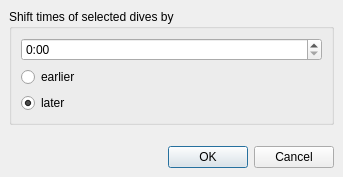
<?xml version="1.0" encoding="UTF-8"?>
<ui version="4.0">
 <class>ShiftTimesDialog</class>
 <widget class="QDialog" name="ShiftTimesDialog">
  <property name="windowModality">
   <enum>Qt::WindowModal</enum>
  </property>
  <property name="geometry">
   <rect>
    <x>0</x>
    <y>0</y>
    <width>343</width>
    <height>177</height>
   </rect>
  </property>
  <property name="sizePolicy">
   <sizepolicy hsizetype="Minimum" vsizetype="Minimum">
    <horstretch>0</horstretch>
    <verstretch>0</verstretch>
   </sizepolicy>
  </property>
  <property name="windowTitle">
   <string>Shift selected times</string>
  </property>
  <property name="windowIcon">
   <iconset>
    <normalon>:/subsurface-icon</normalon>
   </iconset>
  </property>
  <layout class="QVBoxLayout" name="verticalLayout_2">
   <property name="spacing">
    <number>6</number>
   </property>
   <property name="leftMargin">
    <number>9</number>
   </property>
   <property name="topMargin">
    <number>9</number>
   </property>
   <property name="rightMargin">
    <number>9</number>
   </property>
   <property name="bottomMargin">
    <number>9</number>
   </property>
   <item alignment="Qt::AlignTop">
    <widget class="QGroupBox" name="groupBox">
     <property name="title">
      <string>Shift times of selected dives by</string>
     </property>
     <layout class="QVBoxLayout" name="verticalLayout">
      <property name="spacing">
       <number>6</number>
      </property>
      <property name="leftMargin">
       <number>9</number>
      </property>
      <property name="topMargin">
       <number>9</number>
      </property>
      <property name="rightMargin">
       <number>9</number>
      </property>
      <property name="bottomMargin">
       <number>9</number>
      </property>
      <item>
       <widget class="QTimeEdit" name="timeEdit">
        <property name="date">
         <date>
          <year>2000</year>
          <month>1</month>
          <day>1</day>
         </date>
        </property>
        <property name="minimumDateTime">
         <datetime>
          <hour>0</hour>
          <minute>0</minute>
          <second>0</second>
          <year>2000</year>
          <month>1</month>
          <day>1</day>
         </datetime>
        </property>
        <property name="maximumDate">
         <date>
          <year>2000</year>
          <month>1</month>
          <day>1</day>
         </date>
        </property>
        <property name="displayFormat">
         <string>h:mm</string>
        </property>
        <property name="timeSpec">
         <enum>Qt::LocalTime</enum>
        </property>
       </widget>
      </item>
      <item>
       <widget class="QRadioButton" name="backwards">
        <property name="text">
         <string>earlier</string>
        </property>
       </widget>
      </item>
      <item>
       <widget class="QRadioButton" name="forward">
        <property name="text">
         <string>later</string>
        </property>
        <property name="checked">
         <bool>true</bool>
        </property>
       </widget>
      </item>
     </layout>
    </widget>
   </item>
   <item>
    <widget class="QDialogButtonBox" name="buttonBox">
     <property name="orientation">
      <enum>Qt::Horizontal</enum>
     </property>
     <property name="standardButtons">
      <set>QDialogButtonBox::Cancel|QDialogButtonBox::Ok</set>
     </property>
    </widget>
   </item>
  </layout>
 </widget>
 <resources>
  <include location="../subsurface.qrc"/>
 </resources>
 <connections>
  <connection>
   <sender>buttonBox</sender>
   <signal>accepted()</signal>
   <receiver>ShiftTimesDialog</receiver>
   <slot>accept()</slot>
   <hints>
    <hint type="sourcelabel">
     <x>248</x>
     <y>254</y>
    </hint>
    <hint type="destinationlabel">
     <x>157</x>
     <y>274</y>
    </hint>
   </hints>
  </connection>
  <connection>
   <sender>buttonBox</sender>
   <signal>rejected()</signal>
   <receiver>ShiftTimesDialog</receiver>
   <slot>reject()</slot>
   <hints>
    <hint type="sourcelabel">
     <x>316</x>
     <y>260</y>
    </hint>
    <hint type="destinationlabel">
     <x>286</x>
     <y>274</y>
    </hint>
   </hints>
  </connection>
 </connections>
</ui>
